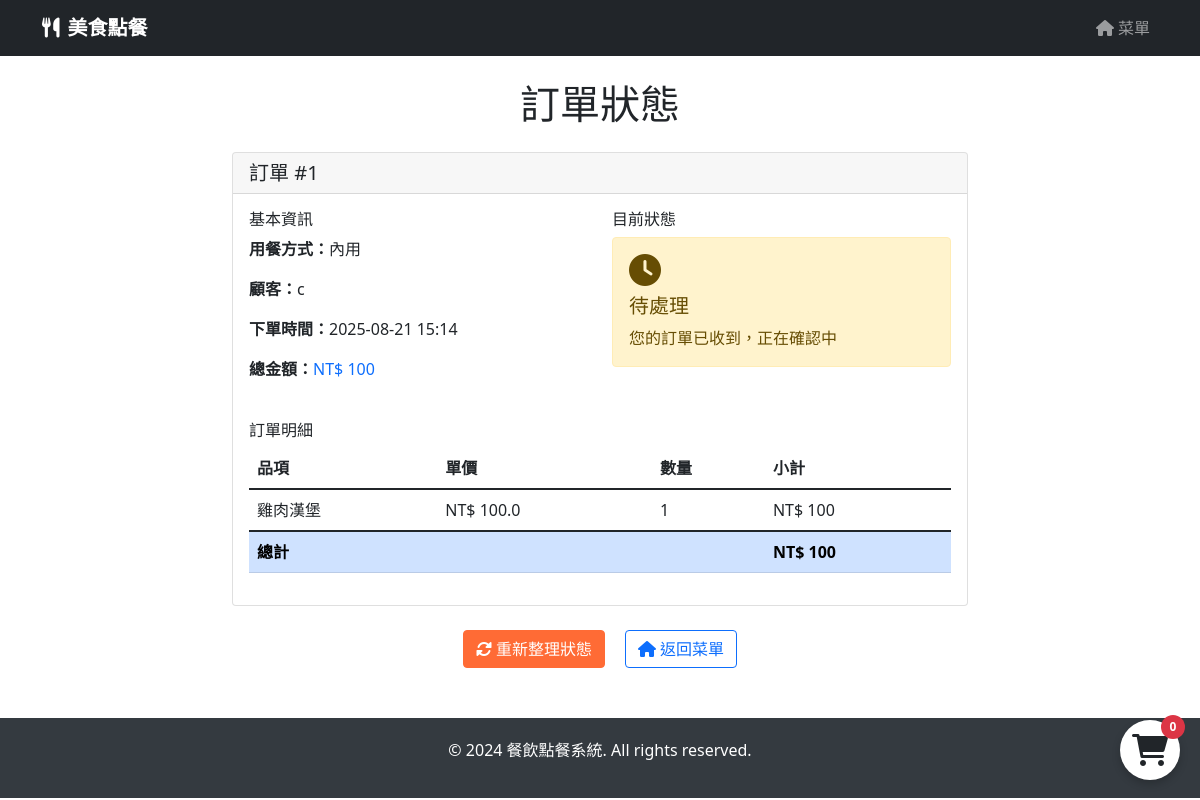
The page /order_status/1 on the database its author committed.
### app.py (models this page shows)
class Order(db.Model):
    id = db.Column(db.Integer, primary_key=True)
    customer_name = db.Column(db.String(100), nullable=False)
    customer_phone = db.Column(db.String(20))
    order_items = db.Column(db.Text, nullable=False)  # JSON string
    total_price = db.Column(db.Float, nullable=False)
    status = db.Column(db.String(20), default='待處理')  # 待處理/製作中/完成
    created_at = db.Column(db.DateTime, default=datetime.utcnow)
    cashier_id = db.Column(db.Integer, db.ForeignKey('cashier.id'), nullable=True)  # 處理訂單的收銀員
    dine_in = db.Column(db.Boolean, default=True)  # True為內用，False為外帶
    notified = db.Column(db.Boolean, default=False)  # 是否已通知前端

### app.py (the view)
@app.route('/order_status/<int:order_id>')
def order_status(order_id):
    order = Order.query.get_or_404(order_id)
    try:
        order_items = json.loads(order.order_items)
    except:
        order_items = []
    return render_template('order_status.html', order=order, order_items=order_items)

### app.py (called while the page is built)
@app.template_filter('int')
def int_filter(value):
    try:
        return int(float(value))
    except:
        return 0

### templates/order_status.html (shortened to what this page needs)
{% extends "base.html" %}
{% block content %}
<div class="row justify-content-center">
    <div class="col-md-8">
        <h1 class="text-center mb-4">訂單狀態</h1>
        <div class="card">
            <div class="card-header">
                <h5 class="mb-0">訂單 #{{ order.id }}</h5>
            </div>
            <div class="card-body">
                <div class="row mb-4">
                    <div class="col-md-6">
                        <h6>基本資訊</h6>
                        <p><strong>用餐方式：</strong>{{ '內用' if order.dine_in else '外帶' }}</p>
                        <p><strong>顧客：</strong>{{ order.customer_name }}</p>
                        <p><strong>下單時間：</strong>{{ order.created_at.strftime('%Y-%m-%d %H:%M') }}</p>
                        <p><strong>總金額：</strong><span class="text-primary">NT$ {{ order.total_price|int }}</span></p>
                    </div>
                    <div class="col-md-6">
                        <h6>目前狀態</h6>
                        <div class="status-display">
                            {% if order.status == '待處理' %}
                                <div class="alert alert-warning">
                                    <i class="fas fa-clock fa-2x mb-2"></i>
                                    <h5>{{ order.status }}</h5>
                                    <p class="mb-0">您的訂單已收到，正在確認中</p>
                                </div>
                            {% elif order.status == '製作中' %}
                                <div class="alert alert-info">
                                    <i class="fas fa-utensils fa-2x mb-2"></i>
                                    <h5>{{ order.status }}</h5>
                                    <p class="mb-0">廚師正在為您製作美味餐點</p>
                                </div>
                            {% elif order.status == '完成' %}
                                <div class="alert alert-success">
                                    <i class="fas fa-check-circle fa-2x mb-2"></i>
                                    <h5>{{ order.status }}</h5>
                                    <p class="mb-0">您的餐點已製作完成，可以取餐囉！</p>
                                </div>
                            {% endif %}
                        </div>
                    </div>
                </div>
                <h6>訂單明細</h6>
                <div class="table-responsive">
                    <table class="table">
                        <thead>
                            <tr>
                                <th>品項</th>
                                <th>單價</th>
                                <th>數量</th>
                                <th>小計</th>
                            </tr>
                        </thead>
                        <tbody>
                            {% for item in order_items %}
                            <tr>
                                <td>{{ item.name }}</td>
                                <td>NT$ {{ item.price }}</td>
                                <td>{{ item.quantity }}</td>
                                <td>NT$ {{ (item.price * item.quantity)|int }}</td>
                            </tr>
                            {% endfor %}
                        </tbody>
                        <tfoot>
                            <tr class="table-primary">
                                <th colspan="3">總計</th>
                                <th>NT$ {{ order.total_price|int }}</th>
                            </tr>
                        </tfoot>
                    </table>
                </div>
            </div>
        </div>
        <div class="text-center mt-4">
            <button onclick="location.reload()" class="btn btn-primary me-3">
                <i class="fas fa-sync-alt me-1"></i>重新整理狀態
            </button>
            <a href="{{ url_for('menu') }}" class="btn btn-outline-primary">
                <i class="fas fa-home me-1"></i>返回菜單
            </a>
        </div>
    </div>
</div>
{% endblock %}

### templates/base.html (style rules this page uses)
.btn-primary { background-color: #ff6b35; border-color: #ff6b35; }

### rows shown on the page
Order: id "1", dine_in "內用", customer_name "c", created_at "2025-08-21 15:14", total_price "100", status "待處理"

### other values the page prints
{{ item.name }} "雞肉漢堡"
{{ item.price }} "100.0"
{{ item.quantity }} "1"
{{ (item.price * item.quantity)|int }} "100"
